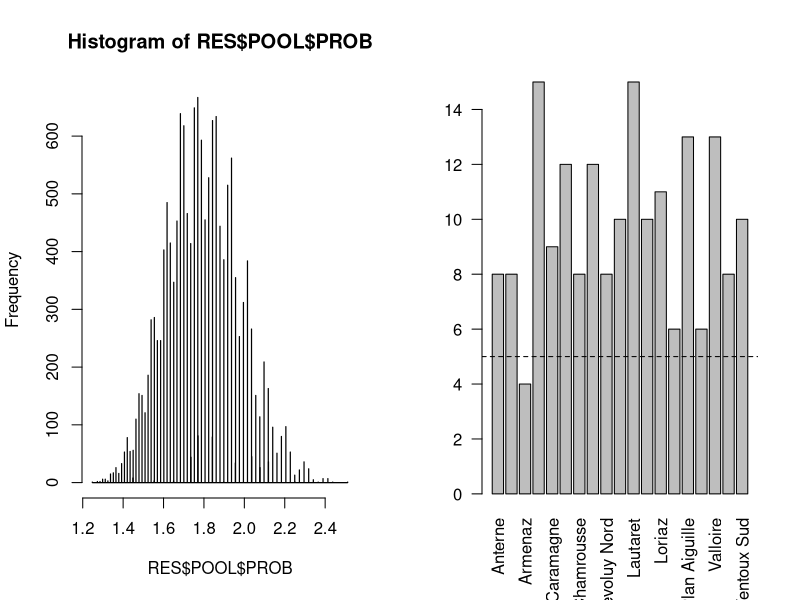
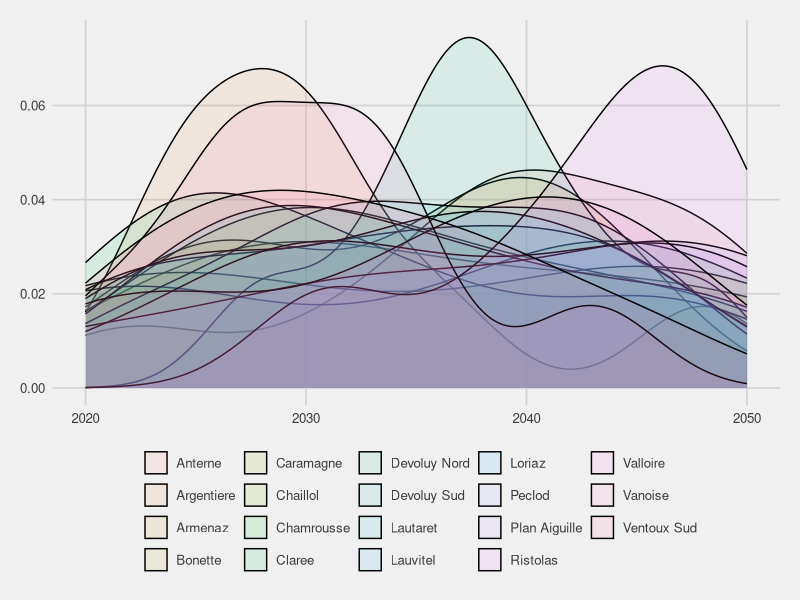
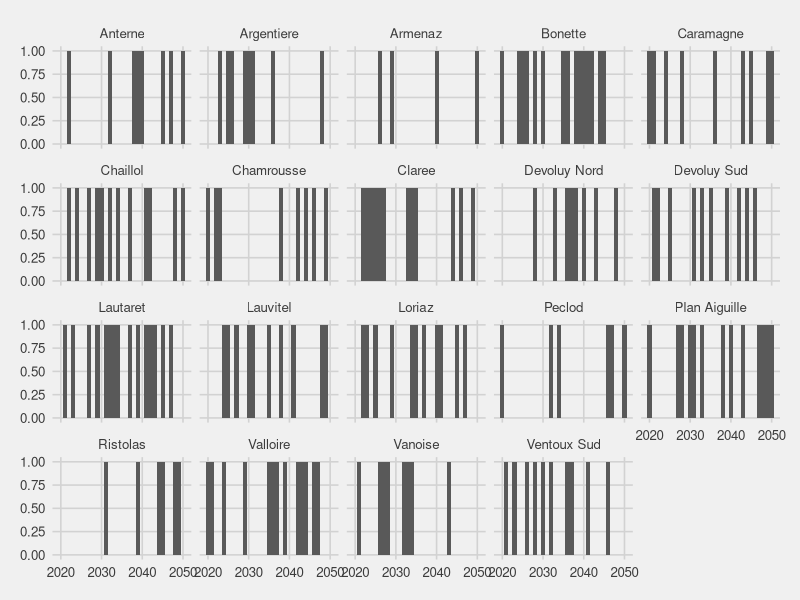

Write R code to recreate these figures, in order.

##' ---
##' title: R script to define ORCHAMP sampling plan
##' output:
##'   html_document:
##'     toc: true
##' ---

##' Step 1: 
##' 
##' Step 2:
##'  

rm(list=ls())

## make this document cache friendly
knitr::opts_chunk$set(cache=TRUE)

## load required libraries
library(foreach)
library(reshape2)
library(ggplot2)
library(ggthemes)

##' ###################################################################################################################################
##' # DEFINING PARAMETERS
##' ###################################################################################################################################

sites.names = c("Anterne", "Argentiere", "Armenaz", "Bonette", "Caramagne", "Chaillol", "Chamrousse",
                "Claree", "Devoluy Nord", "Devoluy Sud", "Lautaret", "Lauvitel", "Loriaz",
                "Peclod", "Plan Aiguille", "Ristolas", "Valloire", "Vanoise", "Ventoux Sud")

year.start = 2020
year.end = 2050
samp.no_sites = 6

constraint.CBNA = c("Argentiere", "Armenaz", "Caramagne", "Chamrousse",
                    "Devoluy Nord", "Devoluy Sud", "Loriaz",
                    "Peclod", "Ristolas", "Vanoise")
constraint.PNE = c("Chaillol", "Lauvitel", "Plan Aiguille")
constraint.SAJF = c("Claree", "Lautaret", "Valloire")
constraint.CBNMED = c("Ventoux Sud", "Bonette")
constraint.no_sites_max = 3
## Chaillol : plusieurs contributeurs ?

comb.sites.2 = t(combn(sites.names, 2))
comb.sites.2 = paste0(comb.sites.2[,1], "_", comb.sites.2[,2])
constraint.notTogether = comb.sites.2[grep("Anterne", comb.sites.2)[1]]

noXYears = 3
noSuccYears = 3
prob.increase.sampXYears = 1.01
prob.decrease.sampThisYear = 0.99
prob.decrease.sampSuccYears = 0.8

## --------------------------------------------------------------------------
## NOTHING TO CHANGE BELOW !!!
sites.no = length(sites.names)

samp.years = seq(year.start, year.end, 1)
samp.no_years = length(samp.years)

comb.ALL = as.data.frame(t(combn(x = sites.names, m = samp.no_sites)))
colnames(comb.ALL) = paste0("SITE_", 1:ncol(comb.ALL))

## Remove combinations for number constraints
constraint.list = list(constraint.CBNA, constraint.PNE, constraint.SAJF)
for(con in constraint.list)
{
  no_sites_inConstraint = apply(comb.ALL, 1, function(x){ sum(x %in% con)})
  comb.ALL = comb.ALL[which(no_sites_inConstraint <= constraint.no_sites_max),]
}
## Remove combinations for association constraints
for(con in constraint.notTogether)
{
  con = strsplit(con, "_")[[1]]
  no_sites_inConstraint = apply(comb.ALL, 1, function(x){ sum(x %in% con)})
  comb.ALL = comb.ALL[which(no_sites_inConstraint < length(con)),]
}

comb.ALL.vec = apply(comb.ALL, 1, function(x) paste0(x, collapse = "_"))

##' ###################################################################################################################################
##' # DEFINING SAMPLING FUNCTION 
##' ###################################################################################################################################

# SEL_SITE = function(ye, pool)
# {
#   sites.sel = sample(x = pool, size = 1)
#   sites = strsplit(as.character(sites.sel), "_")[[1]]
#   res = data.frame(YEAR = ye, SITE = sites)
#   
#   if (ye < year.end)
#   {
#     tmp = foreach(mm = 4:samp.no_sites) %do%
#     {
#       combi = as.data.frame(t(combn(x = sites, m = 3)))
#       colnames(combi) = paste0("SITE_", 1:ncol(combi))
#       inds = apply(combi, 1, function(x) {
#         inds = sapply(x, function(y) grep(y, comb.ALL.vec))
#         ind_inter = intersect(inds[[1]], inds[[2]])
#         ind_inter = intersect(ind_inter, inds[[3]])
#         return(ind_inter)
#       })
#       return(unique(unlist(inds)))
#     }
#     tmp = unique(unlist(tmp))
#     pool_bis = comb.ALL.vec[-tmp]
#     
#     return(rbind(res,SEL_SITE(ye + 1, pool = pool_bis)))
#   } else 
#   {
#     return(res)
#   }
# }
# 
# SEL_SITE(ye = year.end, pool = comb.ALL.vec)
# SEL_SITE(ye = year.end - 1, pool = comb.ALL.vec)
# RES = SEL_SITE(ye = year.start, pool = comb.ALL.vec)
# 
# barplot(table(RES$SITE), las = 2)
# abline(h = 5, lty = 2)
# 
# ggplot(RES, aes(YEAR, fill = SITE)) +
#   scale_fill_discrete("") +
#   geom_density(alpha = 0.1) +
#   theme_fivethirtyeight()

##' ###################################################################################################################################
##' # DEFINING SAMPLING FUNCTION 
##' ###################################################################################################################################

## Apply sampling function for each required year
FUN_SELECT_sites = function(ye, pool)
{
  # cat(" ", ye)
  # cat("\n 1. Sites selection...")
  sites.sel = sample(x = pool$COMB[which(pool$AVAIL == 1)]
                     , size = 1
                     , prob = pool$PROB[which(pool$AVAIL == 1)])
  sites = strsplit(as.character(sites.sel), "_")[[1]]
  
  ## If first year of sampling,
  if (ye == year.start)
  {
    samp.sites_tab$LAST_YEAR = ye - 1
  }
  
  ## --------------------------------------------------------------------------
  ## FOR ALL AVAILABLE SITES
  # cat("\n 2. Update of site informations...")
  for(si in samp.sites_tab$SITE)
  {
    ind_si = which(samp.sites_tab$SITE == si)
    
    ## Is the site selected this year ? ---------------------------------------
    if (si %in% sites)
    {
      ## Get all the combinations in which the site is present
      ind = grep(si, pool.GLOB$COMB)
      
      ## Record this year as the last year of sampling
      samp.sites_tab$LAST_YEAR[ind_si] = ye
      
      ## Keep track of number of previous successive sampling : +1
      samp.sites_tab$NB_YEAR_SUCC[ind_si] = samp.sites_tab$NB_YEAR_SUCC[ind_si] + 1
      
      ## Reduce probability of sampling the site next year
      ## if the site has already been sampled for the last X successive years
      if (samp.sites_tab$NB_YEAR_SUCC[ind_si] >= noSuccYears)
      {
        pool$PROB[ind] = pool$PROB[ind] * prob.decrease.sampSuccYears
      } else ## Anyway, reduce probability of sampling the site next year
      {
        pool$PROB[ind] = pool$PROB[ind] * prob.decrease.sampThisYear
      }
    } else ## Otherwise -------------------------------------------------------
    {
      ## Keep track of number of previous successive sampling : 0
      samp.sites_tab$NB_YEAR_SUCC[ind_si] = 0
      
      ## Increase probability of sampling next year
      ## if the site has not been sampled for more than X years
      if((ye - samp.sites_tab$LAST_YEAR[ind_si]) > noXYears)
      {
        ind = grep(si, pool$COMB)
        pool$PROB[ind] = pool$PROB[ind] * prob.increase.sampXYears
      }
    }
  }
  
  ## --------------------------------------------------------------------------
  ## RESULTS
  res = data.frame(YEAR = ye, SITE = sites)
  if(ye < year.end)
  {
    # cat("\n 3. Removal of site combinations...")
    # pool.GLOB = data.frame(COMB = comb.ALL.vec
    #                        , PROB = rep(1, length(comb.ALL.vec))
    #                        , AVAIL = rep(1, length(comb.ALL.vec)))
    # pool = pool.GLOB
    # sites.sel = sample(x = pool$COMB[which(pool$AVAIL == 1)]
    #                    , size = 1
    #                    , prob = pool$PROB[which(pool$AVAIL == 1)])
    # sites = strsplit(as.character(sites.sel), "_")[[1]]

    ## SOLUTION 1
    # proc.time()
    # combiToRemove = foreach(mm = 4:samp.no_sites) %do%
    # {
    #   combi = as.data.frame(t(combn(x = sites, m = 3)))
    #   colnames(combi) = paste0("SITE_", 1:ncol(combi))
    #   inds = apply(combi, 1, function(x) {
    #     inds = sapply(x, function(y) grep(y, comb.ALL.vec))
    #     ind_inter = intersect(inds[[1]], inds[[2]])
    #     ind_inter = intersect(ind_inter, inds[[3]])
    #     return(ind_inter)
    #   })
    #   return(unique(unlist(inds)))
    # }
    # combiToRemove = unique(unlist(combiToRemove))
    # proc.time()
    # 
    # ## SOLUTION 2
    # proc.time()
    # nb.si.inComb = sapply(comb.ALL.vec, function(x)
    # {
    #   tmp = sapply(sites, function(y) regexpr(y,x))
    #   tmp = ifelse(tmp > (-1), 1, 0)
    #   sum(tmp)
    # })
    # combiToRemove = which(nb.si.inComb >= 4)
    # proc.time()
    
    ## SOLUTION 3
    # DF_sites_in_comb = foreach(si = sites.names, .combine = 'cbind') %do%
    # {
    #   sapply(comb.ALL.vec, function(x) length(grep(si, x)))
    # }
    # colnames(DF_sites_in_comb) = sites.names
    # head(DF_sites_in_comb)
    combiToRemove = which(colSums(t(comb.ALL.bin[, sites])) >= 4)
    
    pool$AVAIL = 1
    pool$AVAIL[combiToRemove] = 0
    
    res_bis = FUN_SELECT_sites(ye = ye + 1, pool = pool)
    return(list(SEL = rbind(res, res_bis$SEL), POOL = res_bis$POOL))
  } else
  {
    return(list(SEL = res, POOL = pool))
  }
}

## --------------------------------------------------------------------------
## Initialize table to store for each site :
##  last year of sampling
##  number of successive sampling
samp.sites_tab = data.frame(SITE = sites.names, LAST_YEAR = 0, NB_YEAR_SUCC = 0)

## Initialize table to store each possible combination of sites
## and probability of each combination
pool.GLOB = data.frame(COMB = comb.ALL.vec
                       , PROB = rep(1, length(comb.ALL.vec))
                       , AVAIL = rep(1, length(comb.ALL.vec)))

## Transform combinations into binary matrix
comb.ALL.bin = foreach(si = sites.names, .combine = 'cbind') %do%
{
  sapply(comb.ALL.vec, function(x) length(grep(si, x)))
}
colnames(comb.ALL.bin) = sites.names

# RES = FUN_SELECT_sites(ye = year.end, pool = pool.GLOB)
# RES = FUN_SELECT_sites(ye = year.end-1, pool = pool.GLOB)
RES = FUN_SELECT_sites(ye = year.start, pool = pool.GLOB)

SITE_table = table(RES$SEL$SITE)
cond.num = (length(SITE_table) == sites.no && length(which(SITE_table >= 5)) == sites.no)

cond.freq = TRUE
for(ye in year.start:(year.end - 4))
{
  year.window = seq(ye, ye + 4)
  cat("\n", year.window)
  SITE_table = table(RES$SEL$SITE[which(RES$SEL$YEAR %in% year.window)])
  cond.freq = (length(SITE_table) == sites.no && length(which(SITE_table >= 1)) == sites.no)
  cat("\n",cond.freq)
}


dim(RES$SEL)
head(RES$POOL)

par(mfrow = c(1,2))
hist(RES$POOL$PROB, breaks= 1000)
barplot(table(RES$SEL$SITE), las = 2)
abline(h = 5, lty = 2)

ggplot(RES$SEL, aes(YEAR, fill = SITE)) +
  scale_fill_discrete("") +
  geom_density(alpha = 0.1) +
  theme_fivethirtyeight()


TMP = expand.grid(SITE = sites.names, YEAR = samp.years)
TMP = merge(TMP, data.frame(RES$SEL, SAMP = 1), by = c("SITE","YEAR"), all.x = T)
TMP$SAMP[which(is.na(TMP$SAMP))] = 0

TMP.split = split(TMP, TMP$SITE)
TMP.split = foreach(x = TMP.split, .combine = "rbind") %do%
{
  x$YEAR_prev = x$YEAR
  for(i in 1:nrow(x))
  {
    if(x$SAMP[i] == 0)
    {
      x$YEAR_prev[i] = max(year.start, x$YEAR_prev[i-1])
    }
  }
  x$DIFF_YEAR = c(NA, x$YEAR_prev[2:nrow(x)] - x$YEAR_prev[1:(nrow(x)-1)])
  return(x[, c("SITE", "YEAR", "DIFF_YEAR")])
}

TMP = merge(TMP, TMP.split, by = c("SITE","YEAR"))

# # colFunc = colorRampPalette(c('#fee0d2','#fcbba1','#fc9272','#fb6a4a','#ef3b2c','#cb181d','#a50f15','#67000d'))
# colFunc = colorRampPalette(c('#238b45','#41ab5d','#74c476','#a1d99b','#fee0d2','#fcbba1','#fc9272','#fb6a4a','#ef3b2c'))
# colFunc_n = colFunc(max(TMP$DIFF_YEAR, na.rm = T)+1)
# TMP$DIFF_YEAR = colFunc_n[TMP$DIFF_YEAR + 1]

ggplot(TMP, aes(YEAR, alpha = factor(SAMP))) +#, fill = DIFF_YEAR)) +
  scale_alpha_discrete(guide = F, range = c(0,1)) +
  scale_fill_identity() +
  geom_bar(width = 1) +
  facet_wrap(~SITE) +
  theme_fivethirtyeight()

# 
# # ggplot(TMP, aes(x = YEAR, y = SAMP, color = SITE)) +
# #   scale_fill_discrete("") +
# #   geom_line() +
# #   theme_fivethirtyeight()
# # 
# # ggplot(TMP, aes(x = YEAR, y = SAMP, color = SITE)) +
# #   scale_fill_discrete("") +
# #   geom_line() +
# #   theme_fivethirtyeight()
# 
# ## --------------------------------------------------------------------------
# # library(profmem)
# # library(lineprof)
# # 
# # samp.sites_tab = data.frame(SITE = sites.names, LAST_YEAR = 0, NB_YEAR_SUCC = 0)
# # pool.GLOB = data.frame(COMB = comb.ALL.vec, PROB = rep(1, length(comb.ALL.vec)))
# # # RES = profmem(FUN_SELECT_sites(ye = year.start, pool = pool.GLOB))
# # # total(RES)
# # RES = lineprof(FUN_SELECT_sites(ye = year.start, pool = pool.GLOB))
# # write.table(RES, file = "PROFMEM_ORCHAMP.txt")
# 
# 
# 
## --------------------------------------------------------------------------
